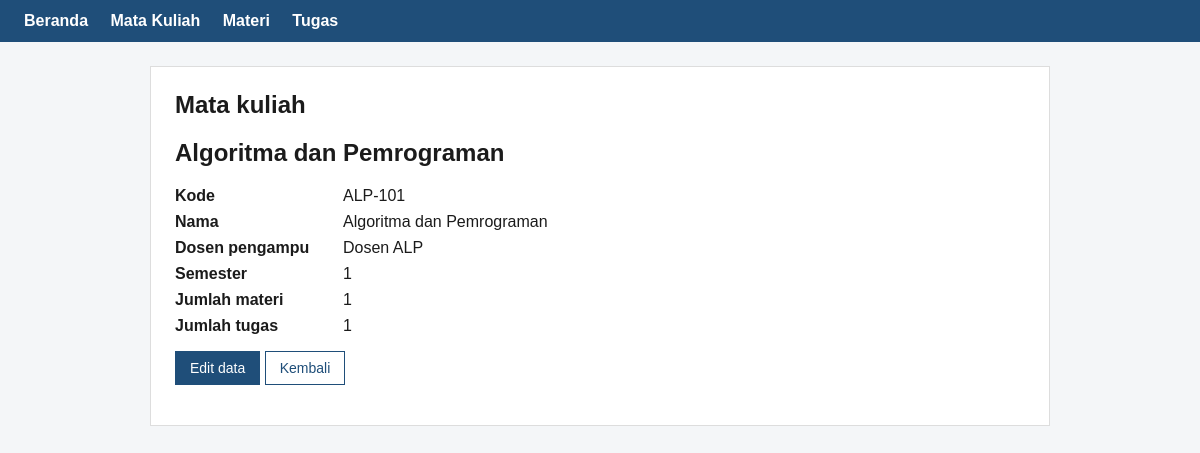
Screenshot of /mata_kuliah_detail.php?id=1 with the database file from the repository.
### tables this page shows
CREATE TABLE mata_kuliah (
  id INT UNSIGNED AUTO_INCREMENT PRIMARY KEY,
  kode VARCHAR(20) NOT NULL UNIQUE,
  nama VARCHAR(100) NOT NULL,
  dosen VARCHAR(100) NOT NULL,
  semester TINYINT UNSIGNED NOT NULL
);

### helpers.php (called while the page is built, shortened)
<?php
function e($s) { return htmlspecialchars((string)$s, ENT_QUOTES, 'UTF-8'); }
function valid_id($v): ?int {
    $r = filter_var($v, FILTER_VALIDATE_INT, ['options' => ['min_range' => 1]]);
    return $r === false ? null : $r;
}
    ?>

### mata_kuliah_detail.php (the view, shortened to what this page needs)
<?php
require 'helpers.php'; require 'koneksi.php';
$id = valid_id($_GET['id'] ?? null);
$s = $conn->prepare('SELECT m.id, m.kode, m.nama, m.dosen, m.semester,
    (SELECT COUNT(*) FROM materi WHERE mata_kuliah_id = m.id) AS jml_materi,
    (SELECT COUNT(*) FROM tugas WHERE mata_kuliah_id = m.id) AS jml_tugas
    FROM mata_kuliah m WHERE m.id = ?');
$s->bind_param('i', $id); $s->execute();
$r = $s->get_result()->fetch_assoc();
include 'header.php';
?>
<h2><?= e($r['nama']) ?></h2>
<dl>
    <dt>Kode</dt><dd><?= e($r['kode']) ?></dd>
    <dt>Nama</dt><dd><?= e($r['nama']) ?></dd>
    <dt>Dosen pengampu</dt><dd><?= e($r['dosen']) ?></dd>
    <dt>Semester</dt><dd><?= (int)$r['semester'] ?></dd>
    <dt>Jumlah materi</dt><dd><?= (int)$r['jml_materi'] ?></dd>
    <dt>Jumlah tugas</dt><dd><?= (int)$r['jml_tugas'] ?></dd>
</dl>
<p><a class="btn btn-primary" href="mata_kuliah_form.php?id=<?= (int)$r['id'] ?>">Edit data</a>
   <a class="btn btn-outline" href="mata_kuliah.php">Kembali</a></p>
<?php include 'footer.php'; ?>

### style.css (style rules this page uses)
* { box-sizing:border-box }
body { font-family:Arial,Helvetica,sans-serif;background:#f4f6f8;color:#1b1b1b;margin:0 }
.btn { display:inline-block;padding:8px 14px;border:1px solid #1f4e79;background:#fff;color:#1f4e79;text-decoration:none;font-size:14px;cursor:pointer }
.btn-primary { background:#1f4e79;color:#fff }
dl { display:grid;grid-template-columns:160px 1fr;gap:8px }
dt { font-weight:bold }
dd { margin:0 }

### rows the page displays
mata_kuliah: nama "Algoritma dan Pemrograman", kode "ALP-101", dosen "Dosen ALP", semester "1"

### other values shown
$judul "Mata kuliah"
$r['jml_materi'] "1"
$r['jml_tugas'] "1"
